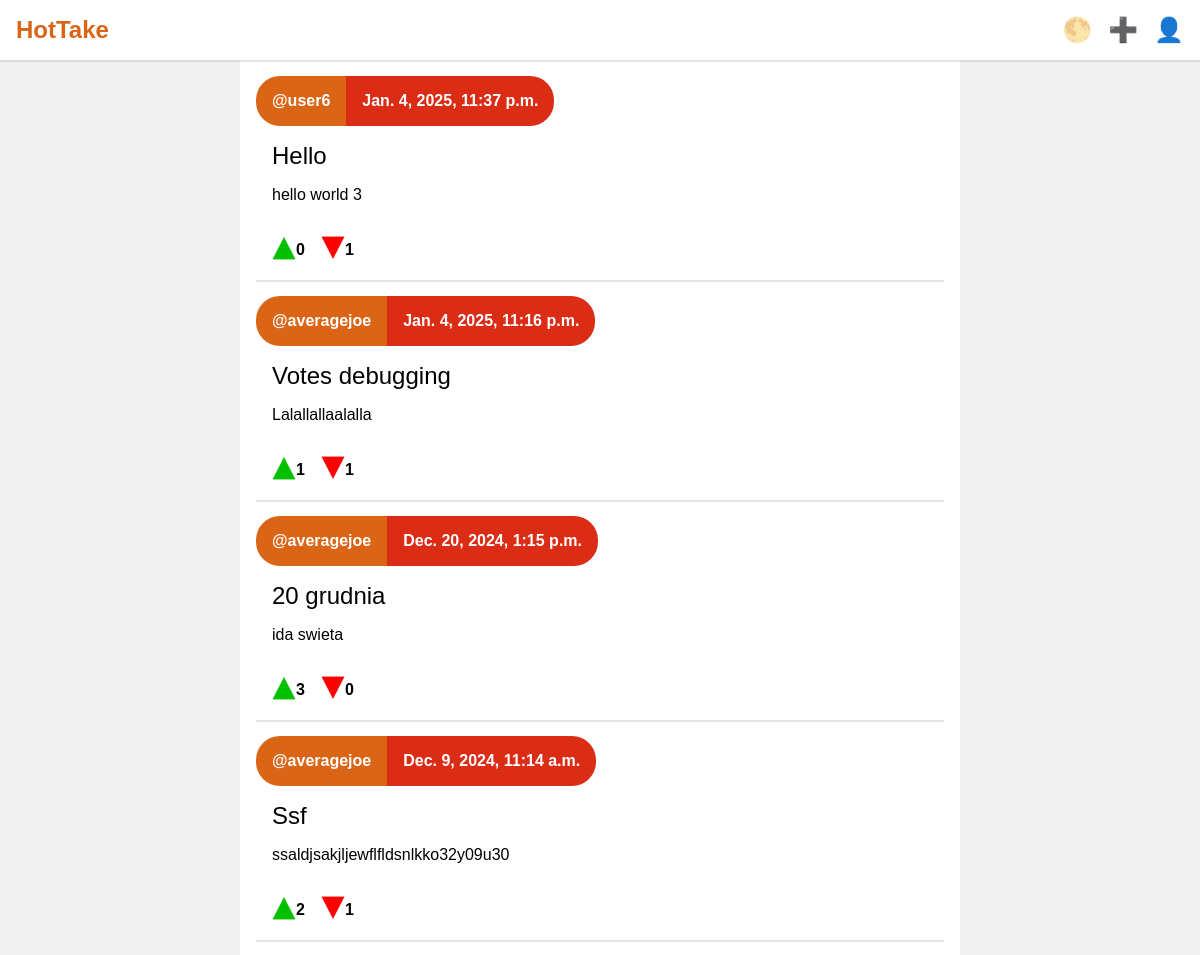
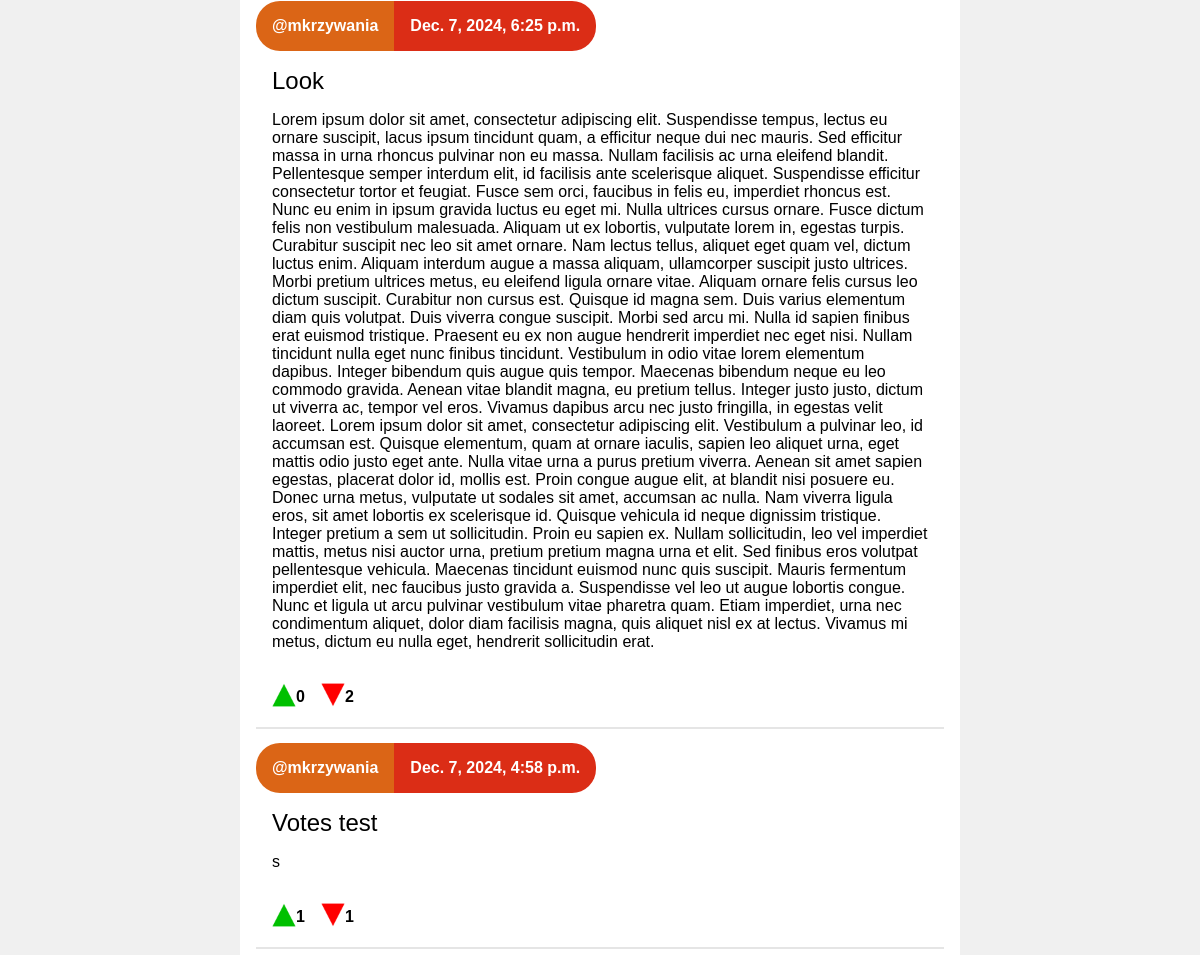
The page /home/ (signed in) on the database its author committed (2 pictures, top to bottom).
### app/models.py (models this page shows, shortened)
class Post(models.Model):
    author = models.ForeignKey(User, on_delete=models.CASCADE)
    title = models.CharField(max_length=50)
    body = models.TextField()
    date = models.DateTimeField()
    upvotes = models.IntegerField(default = 0)
    downvotes = models.IntegerField(default = 0)
    voters = JSONField(default=dict);

### app/views.py (the view, shortened to what this page needs)
# urls.py: path('home/', views.home, name='home'),
def home(request):
    template = loader.get_template('app/posts.html')
    posts = Post.objects.all().order_by('-date')
    context = {
        'posts':posts,
        'user':request.user
    }
    return HttpResponse(template.render(context, request))

### app/templates/app/posts.html (shortened to what this page needs)
{% extends "app/home.html" %}
{% load static %}
{% block content %}
{% for post in posts %}
<div class="post" data-url="{% url 'post_info' post_id=post.id %}">
    <div class="info">
        <div class="author">
            <a href="{% url 'user_info' username=post.author.username %}">@{{ post.author }}</a>
        </div>
        <div class="date">
            {{ post.date }}
        </div>
    </div>
    <div class="post-content">
        <div class="title">
            {{ post.title }}
        </div>
        <div class="post-body">
            {{ post.body }}
        </div>
    </div>
    <div class="votes">
        <div class="upvote" data-post-id="{{ post.id }}">
            <div class="symbol"><img src="{% static 'app/img/trianglegreen.png' %}" alt="upvote"></div>
            <div class="count">{{ post.upvotes }}</div>
        </div>
        <div class="downvote" data-post-id="{{ post.id }}">
            <div class="symbol"><img src="{% static 'app/img/trianglered.png' %}" alt="downvote"></div>
            <div class="count">{{ post.downvotes }}</div>
        </div>
    </div>
</div>
{% endfor %}
{% endblock %}

### app/static/app/css/main.css (style rules this page uses)
* { margin: 0; padding: 0; box-sizing: border-box; font-family: Arial, Helvetica, sans-serif; }
html, body { height: 100%; overflow-x: hidden; }
.wrapper .body .article .info { display: flex; align-items: center; font-weight: 900; color: white; overflow: hidden; align-items: stretch; }
.wrapper .body .article .info .author { background-color: rgb(219, 101, 22); padding: 1rem; border-radius: 1.5rem 0 0 1.5rem; display: flex; align-items: center; justify-content: center; }
.wrapper .body .article .info .author a { color: white; text-decoration: none; }
.wrapper .body .article .info .date { background-color: rgb(219, 45, 22); padding: 1rem; border-radius: 0 1.5rem 1.5rem 0; display: flex; align-items: center; justify-content: center }
.wrapper .body .article .post { margin-bottom: 1rem; box-shadow: 0px 2px 0px 0px rgba(0,0,0,0.1); }
.wrapper .body .article .post .title { font-size: 1.5rem; margin: 0 0 1rem 0; }
.wrapper .body .article .post .post-content { width: 100%; padding: 1rem; }
.wrapper .body .article .votes, .wrapper .body .article .post .downvote, .wrapper .body .article .post .upvote { display: flex; user-select: none; }
.wrapper .body .article .votes .upvote, .wrapper .body .article .post .votes .downvote { justify-content: center; align-items: center; }
.wrapper .body .article .votes .upvote { margin-right: 1rem; }
.wrapper .body .article .votes { font-weight: 800; padding: 1rem; }
.wrapper .body .article .votes img { width: 1.5rem; height: 1.5rem; }
.wrapper .body .article .votes .upvote img { transform: scaleY(-1); }
.wrapper .body .article .votes .upvote, .wrapper .body .article .votes .downvote { display: flex; justify-content: center; align-items: center; }

### rows shown on the page
Post: author "user6", date "Jan. 4, 2025, 11:37 p.m.", title "Hello", body "hello world 3", upvotes "0", downvotes "1"
Post: author "averagejoe", date "Jan. 4, 2025, 11:16 p.m.", title "Votes debugging", body "Lalallallaalalla", upvotes "1", downvotes "1"
Post: author "averagejoe", date "Dec. 20, 2024, 1:15 p.m.", title "20 grudnia", body "ida swieta", upvotes "3", downvotes "0"
Post: author "averagejoe", date "Dec. 9, 2024, 11:14 a.m.", title "Ssf", body "ssaldjsakjljewflfldsnlkko32y09u30", upvotes "2", downvotes "1"
Post: author "mkrzywania", date "Dec. 7, 2024, 6:25 p.m.", title "Look", body "Lorem ipsum dolor sit amet, consectetur adipiscing elit. Suspendisse tempus, lectus eu ornare suscipit, lacus ipsum tincidunt quam, a efficitur neque dui nec mauris. Sed efficitur massa in urna rhoncus pulvinar non eu massa. Nullam facilisis ac urna eleifend blandit. Pellentesque semper interdum elit, id facilisis ante scelerisque aliquet. Suspendisse efficitur consectetur tortor et feugiat. Fusce sem orci, faucibus in felis eu, imperdiet rhoncus est. Nunc eu enim in ipsum gravida luctus eu eget mi. Nulla ultrices cursus ornare. Fusce dictum felis non vestibulum malesuada. Aliquam ut ex lobortis, vulputate lorem in, egestas turpis. Curabitur suscipit nec leo sit amet ornare. Nam lectus…", upvotes "0", downvotes "2"
Post: author "mkrzywania", date "Dec. 7, 2024, 4:58 p.m.", title "Votes test", body "s", upvotes "1", downvotes "1"
